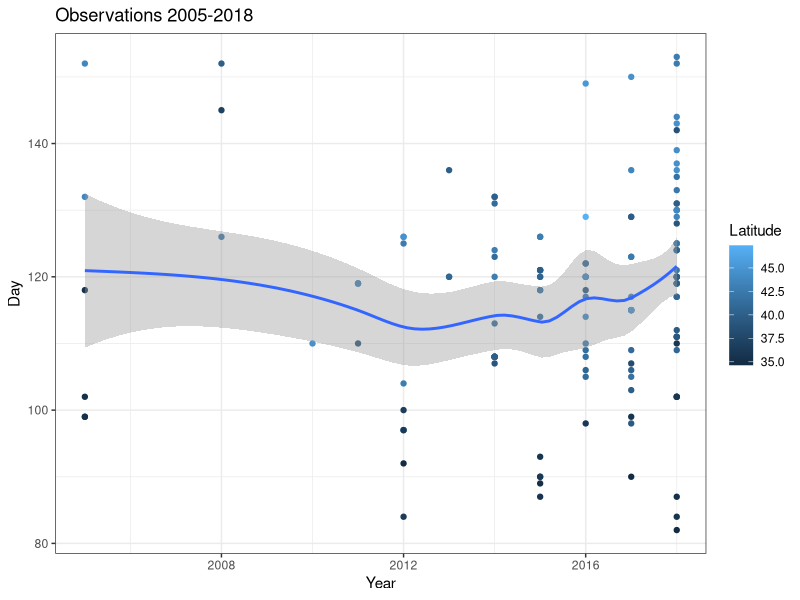
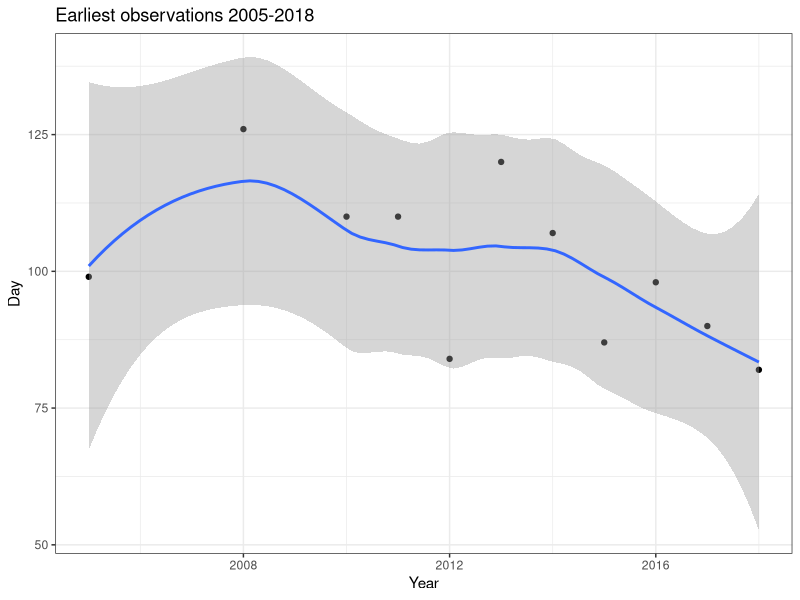

These charts were generated, in order, by the following R code: (Note: this script raises an error after producing the figures.)
# Testing bootstrap sampling to deal with unequal sampling across years
# Jeff Oliver
# jcoliver@email.arizona.edu
# 2019-05-06

rm(list = ls())

################################################################################
library(tidyverse)
library(lubridate)
library(gridExtra)

# Read in iNaturalist observations
# West Virginia White
wvw <- read.csv(file = "data/observations-52593.csv")

wvw$observed_on <- as.Date(wvw$observed_on)

# Extract year and day of year
wvw$year <- year(wvw$observed_on)
wvw$yday <- as.POSIXlt(wvw$observed_on)$yday

# Remove observations for 2019 and before 2005
wvw.2005.2018 <- wvw[wvw$year >= 2005 & wvw$year < 2019, ]

# Plot observations for each year separately
obs.plot <- ggplot(data = wvw.2005.2018, mapping = aes(x = year, y = yday, color = latitude)) +
  geom_point() +
  geom_smooth() +
  xlab(label = "Year") +
  ylab(label = "Day") +
  ggtitle("Observations 2005-2018") +
  scale_color_continuous(name = "Latitude") +
  theme_bw()
suppressMessages(expr = print(obs.plot))

# Plot _only_ minimums
wvw.mins <- wvw.2005.2018 %>%
  group_by(year) %>%
  summarise(early = min(yday, na.rm = TRUE),
            n.obs = n())

min.plot <- ggplot(data = wvw.mins, mapping = aes(x = year, y = early)) +
  geom_point() +
  geom_smooth()  +
  xlab(label = "Year") +
  ylab(label = "Day") +
  ggtitle("Earliest observations 2005-2018") + 
  theme_bw()
suppressMessages(expr = print(min.plot))

################################################################################
# Look at bootstrapping for earliest date
# General idea:
# Interest in butterfly watching has increased with time, so if we observe 
# earlier emergence dates through time, it could be due to climate change, but 
# it could also just be a sampling artifact.
# Test to see if bootstrapping with avoid this artifact by bootstrapping from 
# the most recent year's data to re-create the sampling efforts for each 
# previous year
# Process: Create vector of observations from most recent year, `sample.from`, 
# this will be the distribution to sample from. For each year that is included, 
# draw some number of samples, `sample.size`, from `sample.from`. For each year,
# extract the minimum value and run linear regression one earliest ~ year to 
# test for an effect. Plot the coefficient estimate and p-value densities

minimum.required <- 5
sample.size <- 5
bootstrap.reps <- 1000
sample.from <- wvw.2005.2018$yday[wvw.2005.2018$year == 2018]
include.years <- wvw.mins$year[wvw.mins$n.obs >= minimum.required]
wvw.for.bs <- wvw.2005.2018[wvw.2005.2018$year %in% include.years, ]

# Replicate process of sampling and linear regression
bs.results <- data.frame(replicate = 1:bootstrap.reps,
                         estimate = NA,
                         p.value = NA)
for (r in 1:bootstrap.reps) {
  # Data fram will hold bootstrapped data
  bootstrapped.df <- data.frame(year = rep(include.years, times = sample.size),
                                yday = NA)
  # Fill in data frame with bootstrapped date for each year
  for (yr in include.years) {
    bootstrapped.df$yday[bootstrapped.df$year == yr] <- sample(x = sample.from,
                                                               size = sample.size,
                                                               replace = FALSE)
  }

  bs.mins <- bootstrapped.df %>%
    group_by(year) %>%
    summarise(early = min(yday))
  
  bs.lm <- lm(early ~ year, data = bs.mins)
  bs.results$estimate[r] <- summary(bs.lm)$coefficients[2, 1]
  bs.results$p.value[r] <- summary(bs.lm)$coefficients[2, 4]
}

# Trying a parallel approach to bootstrapping
library(parallel)

# Ultimately, returning a vector of two elements
# the coefficient estimate and the p

# Example
library(parallel)
no_cores <- detectCores() - 1
# Initiate cluster
cl <- makeCluster(no_cores)
mydf <- data.frame(x = c(1:10),
                   y = c(1:10) + rnorm(n = 10))
num.reps <- c(1:10)
exponent <- parLapply(cl = cl, 
                      # simplify = FALSE,
                      X = num.reps, # This vector ends up being first argument of FUN
                      fun = function(i, df) {
                        data.x <- sample(x = df[, "x"], size = 5)
                        data.y <- sample(x = df[, "y"], size = 5)
                        df.lm <- lm(data.y ~ data.x)
                        coeff.est <- summary(df.lm)$coefficients[2, 1]
                        p.value <- summary(df.lm)$coefficients[2, 4]
                        return(data.frame(bs.rep = i,
                                    estimate = coeff.est,
                                    p.value = p.value))
                      },
                      df = mydf)
stopCluster(cl)
rm(cl)
exponent.df <- do.call(rbind, exponent)

# Plot results of bootstrapping
# Coefficient estimates
estimate.plot <- ggplot(data = bs.results, mapping = aes(x = estimate)) +
  geom_histogram() +
  geom_vline(xintercept = 0) +
  theme_bw()
suppressMessages(expr = print(estimate.plot))

# P-values
p.value.plot <- ggplot(data = bs.results, mapping = aes(x = p.value)) +
  geom_histogram() +
  geom_vline(xintercept = 0.05, color = "#FF0000") +
  theme_bw()
suppressMessages(expr = print(p.value.plot))

################################################################################
# Explicitly testing for artifact effect
# Measure the potential for this artifact by testing for a earlier emergence 
# time when bootstrapping from the most recent year's data to re-create the 
# sampling efforts for each previous year
# Process: Create vector of observations from most recent year, `sample.from`, 
# this will be the distribution to sample from. For each year that is included, 
# draw the a number of samples that corresponds to actual number of samples 
# per year, calculate the minimum, and test for an effect. _Should_ see lower 
# minimums in more recent years, due to larger sample sizes.

# Set up number of reps and distribution to sample from
bootstrap.reps <- 1000
sample.from <- wvw.2005.2018$yday[wvw.2005.2018$year == 2018]
include.years <- wvw.mins$year[wvw.mins$n.obs >= minimum.required]
wvw.for.bs <- wvw.2005.2018[wvw.2005.2018$year %in% include.years, ]

# Replicate process of sampling and linear regression
bs.results <- data.frame(replicate = 1:bootstrap.reps,
                         estimate = NA,
                         p.value = NA)

for (r in 1:bootstrap.reps) {
  # Erase values in yday; these will be replaced via bootstrap sampling
  wvw.for.bs$yday <- NA
  # Should be a tidyverse way of doing this...
  for (y in unique(wvw.for.bs$year)) {
    num.obs <- sum(wvw.for.bs$year == y)
    wvw.for.bs$yday[wvw.for.bs$year == y] <- sample(x = sample.from, size = num.obs)
  }
  bs.mins <- wvw.for.bs %>%
    group_by(year) %>%
    summarise(early = min(yday))
  
  suppressMessages(expr = bs.lm <- lm(early ~ year, data = bs.mins))
  bs.results$estimate[r] <- summary(bs.lm)$coefficients[2, 1]
  bs.results$p.value[r] <- summary(bs.lm)$coefficients[2, 4]
}

# Plot results of bootstrapping
# Coefficient estimates
estimate.plot <- ggplot(data = bs.results, mapping = aes(x = estimate)) +
  geom_histogram() +
  geom_vline(xintercept = 0, color = "#FF0000") +
  theme_bw()
suppressMessages(expr = print(estimate.plot))
# P-values
p.value.plot <- ggplot(data = bs.results, mapping = aes(x = p.value)) +
  geom_histogram() +
  geom_vline(xintercept = 0.05, color = "#FF0000") +
  theme_bw()
suppressMessages(expr = print(p.value.plot))

########################################
# Now need to do reciprocal test, where there **is** an effect of time on 
# earliest emergence date. Want to test a few effect sizes; i.e. a shift of 
# 0.1, 0.25, 0.5, 1 days earlier per year. Include a shift of 0 to make the 
# control abstract. Then use boxplots to summarize coefficient estimate 
# distributions at different effect sizes

# Effect size in change of # days per year
effect.sizes <- c(0, 0.1, 0.5, 1, 2, 2.5)
bootstrap.reps <- 100
sample.size <- 5
bs.effect.results <- data.frame(effect.size = rep(effect.sizes, 
                                                  times = bootstrap.reps),
                                replicate = NA,
                                estimate = NA)
for (effect.size in effect.sizes) {
  # Replicate process of sampling and linear regression
  bs.results <- data.frame(replicate = 1:bootstrap.reps,
                           estimate = NA)
  for (r in 1:bootstrap.reps) {
    # Data fram will hold bootstrapped data
    bootstrapped.df <- data.frame(year = rep(include.years, times = sample.size),
                                  yday = NA)
    # Fill in data frame with bootstrapped date for each year
    for (yr in include.years) {
      bootstrapped.df$yday[bootstrapped.df$year == yr] <- sample(x = sample.from,
                                                                 size = sample.size,
                                                                 replace = FALSE)
      # Now change yday by the effect size
      year.diff <- max(include.years) - yr
      bootstrapped.df$yday[bootstrapped.df$year == yr] <- 
        bootstrapped.df$yday[bootstrapped.df$year == yr] + effect.size * year.diff
    }
    
    bs.mins <- bootstrapped.df %>%
      group_by(year) %>%
      summarise(early = min(yday))
    
    bs.lm <- lm(early ~ year, data = bs.mins)
    bs.results$estimate[r] <- summary(bs.lm)$coefficients[2, 1]
  }
  bs.effect.results[bs.effect.results$effect.size == effect.size, c("replicate", "estimate")] <-
    bs.results
}

effect.size.plot <- ggplot(data = bs.effect.results, mapping = aes(x = as.factor(effect.size), y = estimate)) +
  geom_boxplot() +
  geom_hline(yintercept = 0, color = "red") + 
  xlab(label = "Effect size (days/yr)") +
  ylab(label = "Estimated coefficent estimate") +
  theme_bw()
print(effect.size.plot)
